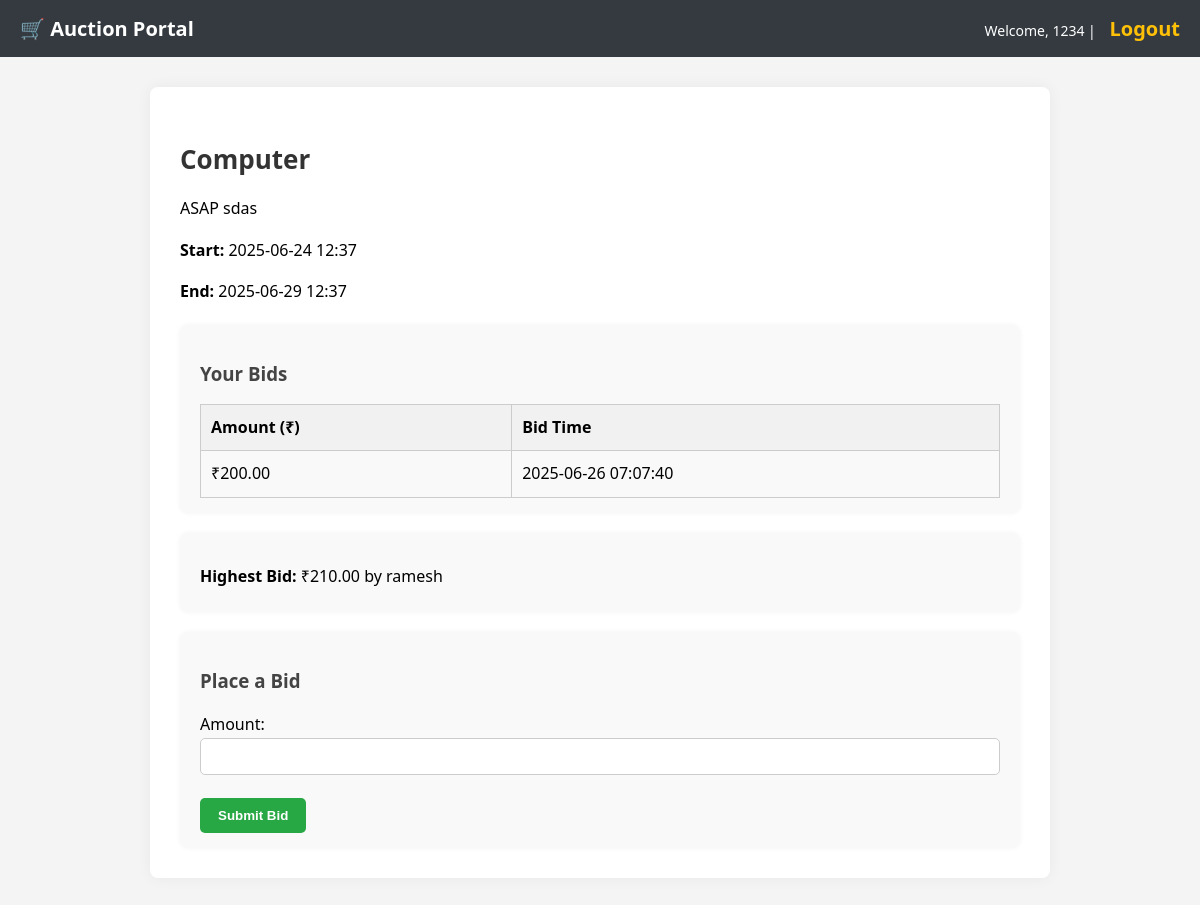
The app's page /product/6/ (signed in) with its own data.
### auction/models.py (models this page shows, shortened)
class Product(models.Model):
    name = models.CharField(max_length=255)
    description = models.TextField()
    start_date = models.DateTimeField()
    end_date = models.DateTimeField()
    owner = models.ForeignKey(User, on_delete=models.CASCADE)
    assigned_to = models.ForeignKey(User, on_delete=models.SET_NULL, null=True, blank=True, related_name='won_products')

class Bid(models.Model):
    product = models.ForeignKey(Product, on_delete=models.CASCADE, related_name='bids')
    user = models.ForeignKey(User, on_delete=models.CASCADE)
    amount = models.DecimalField(max_digits=10, decimal_places=2)
    timestamp = models.DateTimeField(auto_now_add=True)
    class Meta:
        ordering = ['-amount']

### auction/views.py (the view, shortened to what this page needs)
# urls.py: path('product/<int:pk>/', views.product_detail, name='product_detail'),
@login_required
def product_detail(request, pk):
    product = get_object_or_404(Product, pk=pk)
    form = BidForm()
    user_bids = product.bids.filter(user=request.user) if request.user.is_authenticated else None
    return render(request, 'auction/product_detail.html', {'product': product,'form': form,'highest_bid': product.bids.first(),
        'user_bids':user_bids,})

### auction/forms.py
class BidForm(forms.ModelForm):
    class Meta:
        model = Bid
        fields = ['amount']

### auction/templates/auction/product_detail.html (shortened to what this page needs)
{% extends "auction/base.html" %}
{% block content %}
<div class="product-detail">
    <h2>{{ product.name }}</h2>
    <p>{{ product.description }}</p>
    <p><strong>Start:</strong> {{ product.start_date|date:"Y-m-d H:i" }}</p>
    <p><strong>End:</strong> {{ product.end_date|date:"Y-m-d H:i" }}</p>
    {% if user.is_authenticated %}
        <div class="user-bids">
            <h3>Your Bids</h3>
            {% if user_bids %}
                <table>
                    <thead>
                        <tr>
                            <th>Amount (₹)</th>
                            <th>Bid Time</th>
                        </tr>
                    </thead>
                    <tbody>
                        {% for bid in user_bids %}
                        <tr>
                            <td>₹{{ bid.amount }}</td>
                            <td>{{ bid.timestamp|date:"Y-m-d H:i:s" }}</td>
                        </tr>
                        {% endfor %}
                    </tbody>
                </table>
            {% else %}
                <p style="font-style: italic; color: #777;">You have not placed any bids yet.</p>
            {% endif %}
        </div>
    {% endif %}
    <div class="bid-info">
        {% if highest_bid %}
            <p><strong>Highest Bid:</strong> ₹{{ highest_bid.amount }} by {{ highest_bid.user.username }}</p>
        {% else %}
            <p>No bids placed yet.</p>
        {% endif %}
    </div>
    {% if user.is_authenticated %}
        <div class="bid-form">
            <h3>Place a Bid</h3>
            <form method="post">
                {{ form.as_p }}
                <button type="submit" class="btn">Submit Bid</button>
            </form>
        </div>
    {% else %}
        <p class="note">Please <a href="{% url 'login' %}">login</a> to place a bid.</p>
    {% endif %}
</div>
{% endblock %}

### auction/templates/auction/base.html (shortened to what this page needs)
<!DOCTYPE html>
<html lang="en">
<head>
</head>
<body>
    <div class="header">
        <a href="{% url 'product_list' %}">🛒 Auction Portal</a>
        <div class="nav">
            {% if user.is_authenticated %}
                <p>Welcome, {{ user.username }} | <a href="{% url 'logout' %}">Logout</a></p>
            {% else %}
                <p><a href="{% url 'login' %}">Login</a></p>
            {% endif %}
        </div>
    </div>
    <div class="container">
        {% block content %}
        {% endblock %}
    </div>
</body>
</html>

### auction/templates/auction/base.html (style rules this page uses)
* { box-sizing: border-box; }
body { font-family: 'Segoe UI', sans-serif; background-color: #f4f4f4; margin: 0; padding: 0; }
.header { background-color: #343a40; color: white; padding: 15px 20px; }
.header a { color: #fff; text-decoration: none; font-weight: bold; font-size: 20px; }
.nav { float: right; }
.nav p { margin: 0; font-size: 14px; }
.nav a { color: #ffc107; text-decoration: none; margin-left: 10px; font-weight: bold; }
.container { max-width: 900px; margin: 30px auto; background: white; padding: 30px; border-radius: 8px; box-shadow: 0 0 15px rgba(0,0,0,0.05); }
.btn { padding: 10px 18px; background-color: #28a745; color: white; border: none; text-decoration: none; cursor: pointer; border-radius: 5px; font-weight: bold; }

### auction/templates/auction/product_detail.html (style rules this page uses)
.product-detail { line-height: 1.6; }
.product-detail h2 { margin-bottom: 10px; font-size: 26px; color: #333; }
.product-detail p { margin-bottom: 8px; }
.bid-info, .user-bids, .bid-form { background: #f9f9f9; padding: 15px 20px; border-radius: 8px; margin-top: 20px; box-shadow: 0 0 5px rgba(0,0,0,0.05); }
.bid-info strong { font-weight: bold; }
.bid-form h3, .user-bids h3 { margin-bottom: 15px; color: #444; }
.bid-form input[type="text"], .bid-form input[type="number"] { width: 100%; padding: 10px; margin-bottom: 15px; border-radius: 5px; border: 1px solid #ccc; }
table { width: 100%; border-collapse: collapse; margin-top: 10px; }
table th, table td { padding: 10px; border: 1px solid #ccc; text-align: left; }
table th { background-color: #f1f1f1; }

### records on screen
Product: name "Computer", description "ASAP sdas", start_date "2025-06-24 12:37", end_date "2025-06-29 12:37"
Bid: amount "200.00", timestamp "2025-06-26 07:07:40"
Bid: amount "210.00", user.username "ramesh"

### other values on screen
{{ user.username }} "1234"
